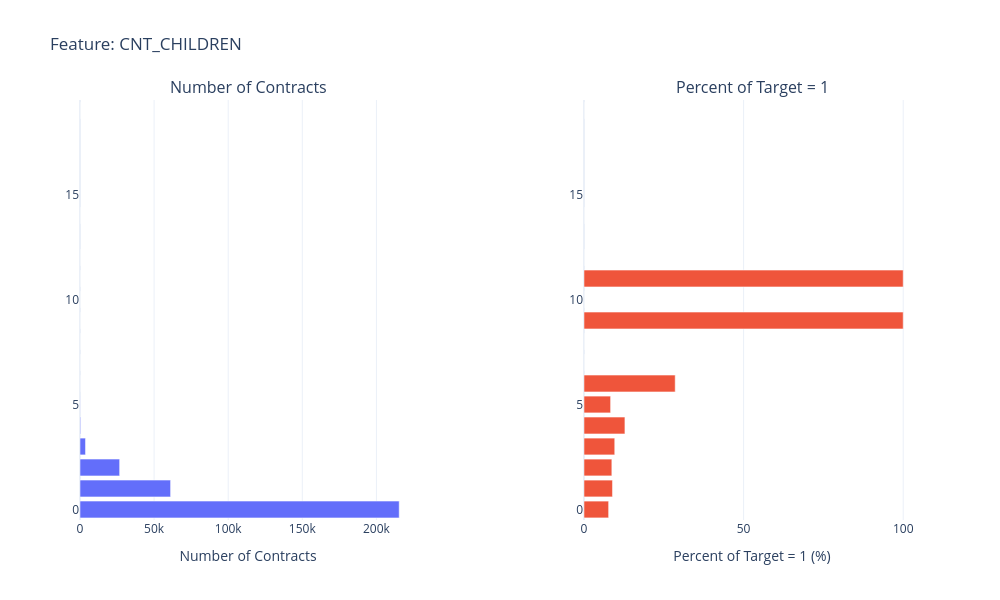

The notebook cell this image was saved under:
### Markdown cell above
**Number of children**

### Code cell
plot_stats('CNT_CHILDREN')

### Figure 1 — Plotly figure (JSON) as saved in the notebook; plotly's stock layout.template omitted (floating-point values rounded to 4 significant figures)
{"data": [{"orientation": "h", "type": "bar", "x": [1, 2, 2, 2, 2, 2, 3, 7, 21, 84, 429, 3717, 26749, 61119, 215371], "xaxis": "x", "y": [11, 8, 9, 12, 10, 19, 14, 7, 6, 5, 4, 3, 2, 1, 0], "yaxis": "y"}, {"orientation": "h", "type": "bar", "x": [0, 0, 0, 0, 0, 0, 7.712, 8.333, 8.722, 8.924, 9.631, 12.82, 28.57, 100, 100], "xaxis": "x2", "y": [7, 8, 10, 12, 14, 19, 0, 5, 2, 1, 3, 4, 6, 9, 11], "yaxis": "y2"}], "layout": {"annotations": [{"font": {"size": 16}, "showarrow": false, "text": "Number of Contracts", "x": 0.2, "xanchor": "center", "xref": "paper", "y": 1, "yanchor": "bottom", "yref": "paper"}, {"font": {"size": 16}, "showarrow": false, "text": "Percent of Target = 1", "x": 0.8, "xanchor": "center", "xref": "paper", "y": 1, "yanchor": "bottom", "yref": "paper"}], "height": 600, "showlegend": false, "title": {"text": "Feature: CNT_CHILDREN"}, "width": 1000, "xaxis": {"anchor": "y", "domain": [0, 0.4], "title": {"text": "Number of Contracts"}}, "xaxis2": {"anchor": "y2", "domain": [0.6, 1], "title": {"text": "Percent of Target = 1 (%)"}}, "yaxis": {"anchor": "x", "domain": [0, 1]}, "yaxis2": {"anchor": "x2", "domain": [0, 1]}}}
